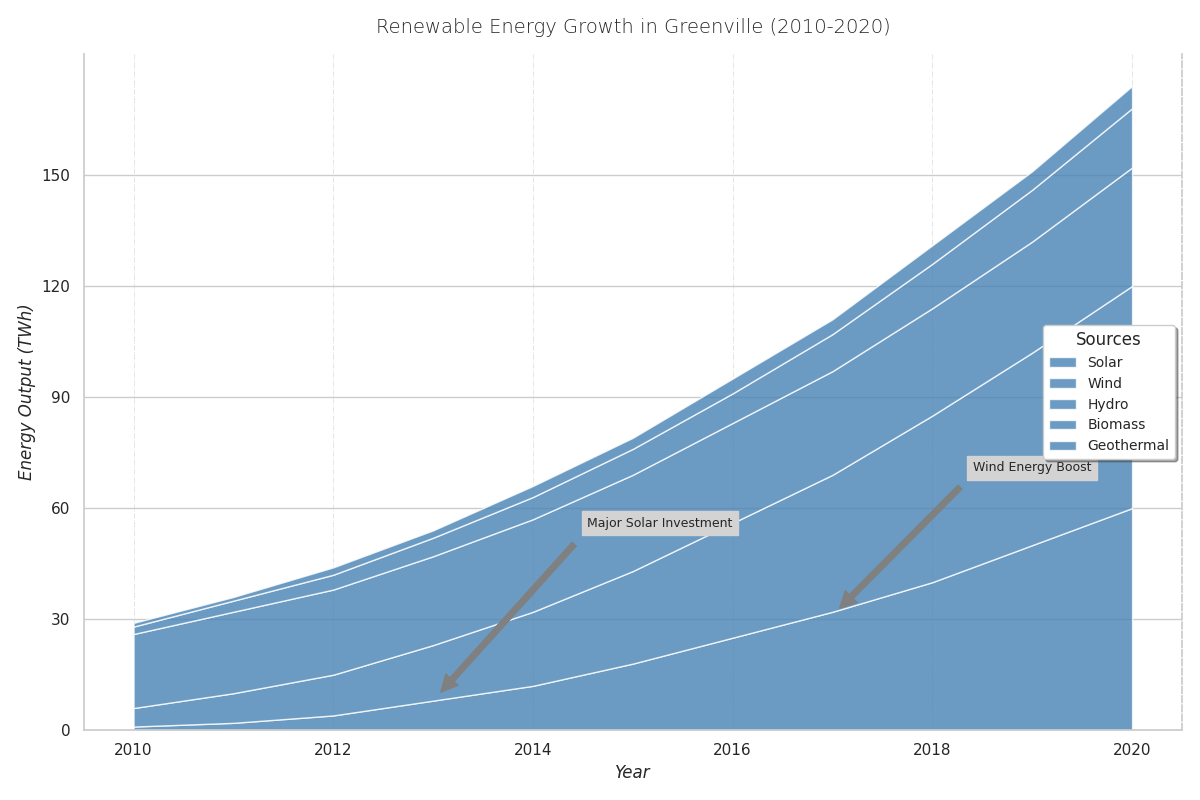

Recreate this plot in Python.
import matplotlib.pyplot as plt
import numpy as np

years = np.arange(2010, 2021)
solar = np.array([1, 2, 4, 8, 12, 18, 25, 32, 40, 50, 60])
wind = np.array([5, 8, 11, 15, 20, 25, 31, 37, 45, 52, 60])
hydro = np.array([20, 22, 23, 24, 25, 26, 27, 28, 29, 30, 32])
biomass = np.array([2, 3, 4, 5, 6, 7, 8, 10, 12, 14, 16])
geothermal = np.array([1, 1, 2, 2, 3, 3, 4, 4, 5, 5, 6])

energy_sources = np.vstack([solar, wind, hydro, biomass, geothermal])

fig, ax = plt.subplots(figsize=(12, 8))
ax.stackplot(years, energy_sources, labels=['Solar', 'Wind', 'Hydro', 'Biomass', 'Geothermal'],
             colors=['#4682B4'], alpha=0.8)

ax.set_title('Renewable Energy Growth in Greenville (2010-2020)', fontsize=14, fontweight='light', pad=15)
ax.set_xlabel('Year', fontsize=12, style='italic')
ax.set_ylabel('Energy Output (TWh)', fontsize=12, style='italic')

ax.legend(loc='center right', fontsize=10, title='Sources', shadow=True)

ax.set_xticks(years[::2])
ax.set_yticks(np.arange(0, 151, 30))

ax.xaxis.grid(True, linestyle='-.', linewidth=0.6, alpha=0.6)

ax.spines['top'].set_visible(False)
ax.spines['right'].set_linestyle('--')

ax.annotate('Major Solar Investment', xy=(2013, 8), xytext=(2016, 55),
            arrowprops=dict(color='gray', shrink=0.05),
            fontsize=9, ha='right', backgroundcolor='lightgrey')

ax.annotate('Wind Energy Boost', xy=(2017, 31), xytext=(2019, 70),
            arrowprops=dict(color='gray', shrink=0.05),
            fontsize=9, ha='center', backgroundcolor='lightgrey')

plt.tight_layout()
plt.show()
